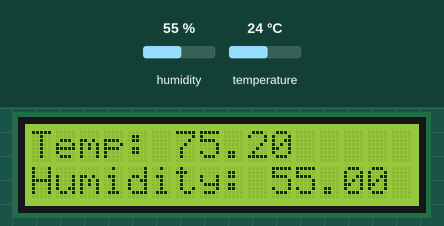
Simulated run of this sketch. Board: Arduino Uno, built with avr-gcc and run on an emulated ATmega328P. Shown: 16×2 character LCD. The test bench sets the inputs (shaded band); at power-on: humidity 55 %, temperature 24 °C. What the sketch prints to the serial monitor is not drawn.

Above: at 1.2 s.
1.3 s: humidity set to 22 %
At 3.8 s:
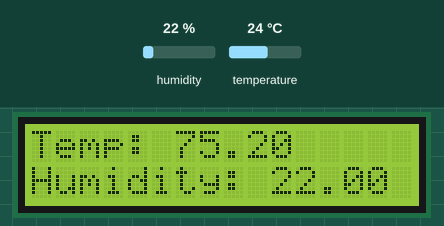
4.6 s: temperature set to 12 °C
At 6.8 s:
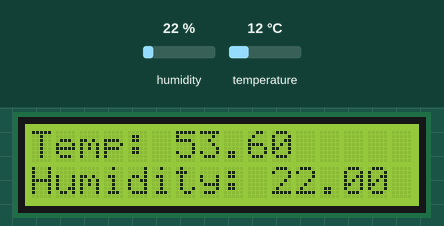
7.7 s: humidity set to 40 %
At 9.8 s:
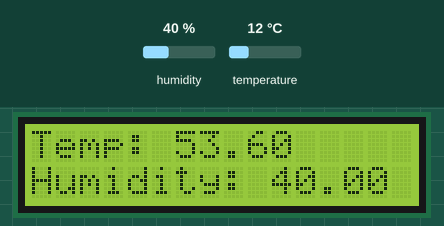
10.8 s: temperature set to 19 °C
At 12.9 s:
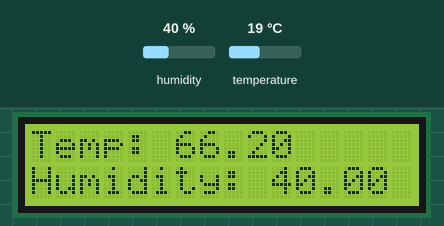
Timing chart, 0 to 14.4 s (numbered marks = the images above; inputs shaded):
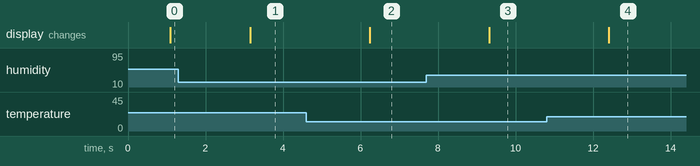

The sketch:

TempHumiditySensor.ino
```cpp
#include <dht.h> //download library here:
//https://www.arduino.cc/reference/en/libraries/dhtlib/
//download the latest version, 0.1.35

#include <LiquidCrystal.h> //LCD library

LiquidCrystal LCD(2,3,4,5,6,7);

dht DHT; //Instance of DHT library

#define DHT11_PIN A0 //Temp/Humidity is analog, use correct pin

void setup(){
  //set up LCD and Serial port
  Serial.begin(9600);
  LCD.begin(16,2);

}

void loop(){
  //DHT11 Sensor is used
  int chk = DHT.read11(DHT11_PIN);

  Serial.print("Temperature = ");
  double temp = DHT.temperature; //In degC

  temp = (((temp*9)/5)+32); //convert to F because America
  Serial.println(temp);     //display Temp in Serial monitor
  Serial.print("Humidity = ");
  Serial.println(DHT.humidity);//out of 100%
  delay(1000);

  //display temp/humidity on LCD

  LCD.setCursor(0,0);
  LCD.print("Temp: ");
  LCD.print(temp);
  LCD.setCursor(0,1);
  LCD.print("Humidity: ");
  LCD.print(DHT.humidity);
}
```

Measured:
- after the input at 1.3 s, the display: changes after 1.8 s (image 1)
- after the input at 4.6 s, the display: changes after 1.6 s (image 2)
- after the input at 7.7 s, the display: changes after 1.6 s (image 3)
- after the input at 10.8 s, the display: changes after 1.6 s (image 4)
